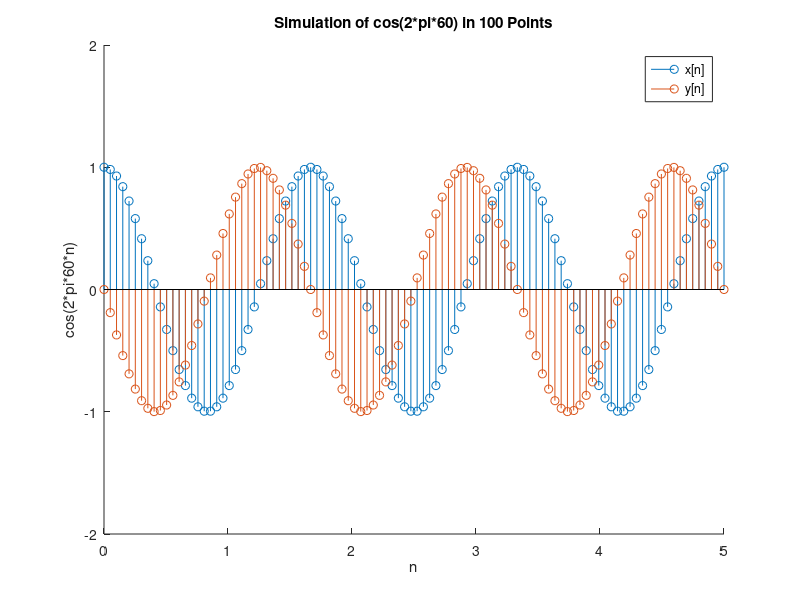

MATLAB code for this plot:
%The following code simulates a cosine signal with a frequency of 60Hz
%and it shows the difference a phase shift of pi/2 makes by plotting 
%both sine functions together

n = linspace(0,5,100); %Create a vector with 100 values from 0 to 5.
W=2*pi*60;             %Define variable for angular frequency (in radians)
x=cos(W*n);            %Establish the cosine function with frequency W
y=cos((W*n)+(pi/2));   %Establish the cosine function with frequency W and phase pi/2.

hold on;               %Prevent new stem plots from replacing other plots
stem(n,x);             %Plot x[n]
stem(n,y);             %plot y[n]
hold off;
title('Simulation of cos(2*pi*60) in 100 Points');    %Set title
ylim([-2 2]);                                         %Define limit of the y axis
ylabel('cos(2*pi*60*n)');                             %Set label for the y axis
xlabel('n');                                          %Set label for the x axis
legend('x[n]', 'y[n]');                               %Define the legend for the first stem 
                                                      %plot to be 'x[n]' and that of the second plot to be 'y[n}'
